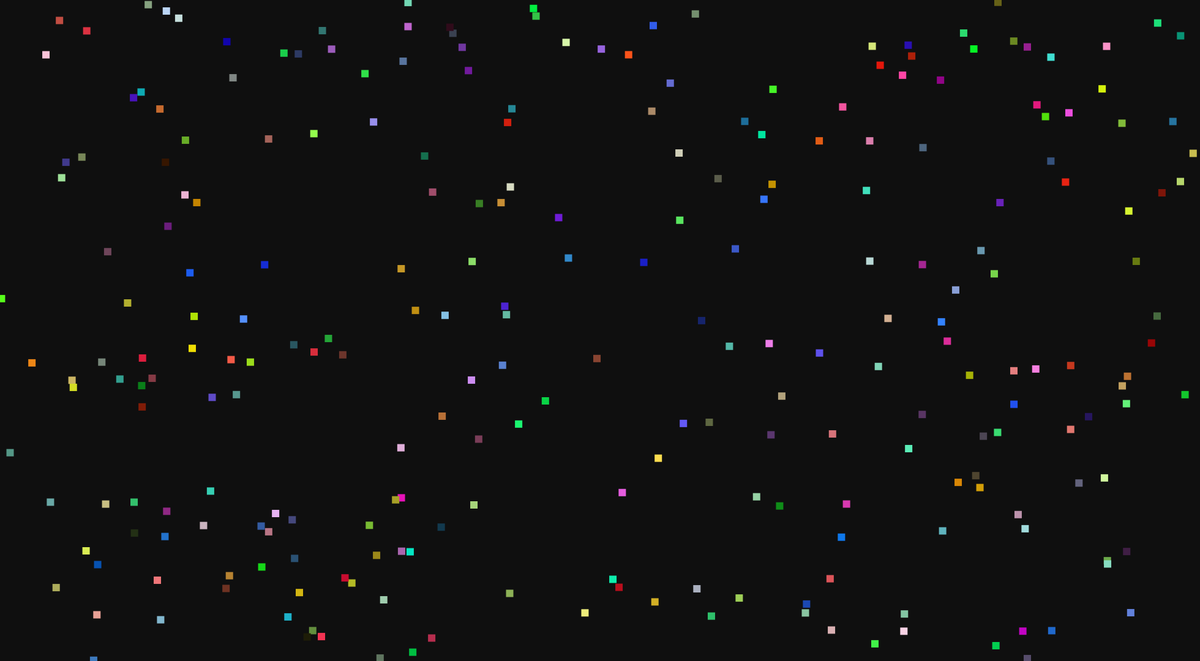
Frame 1 (no input)
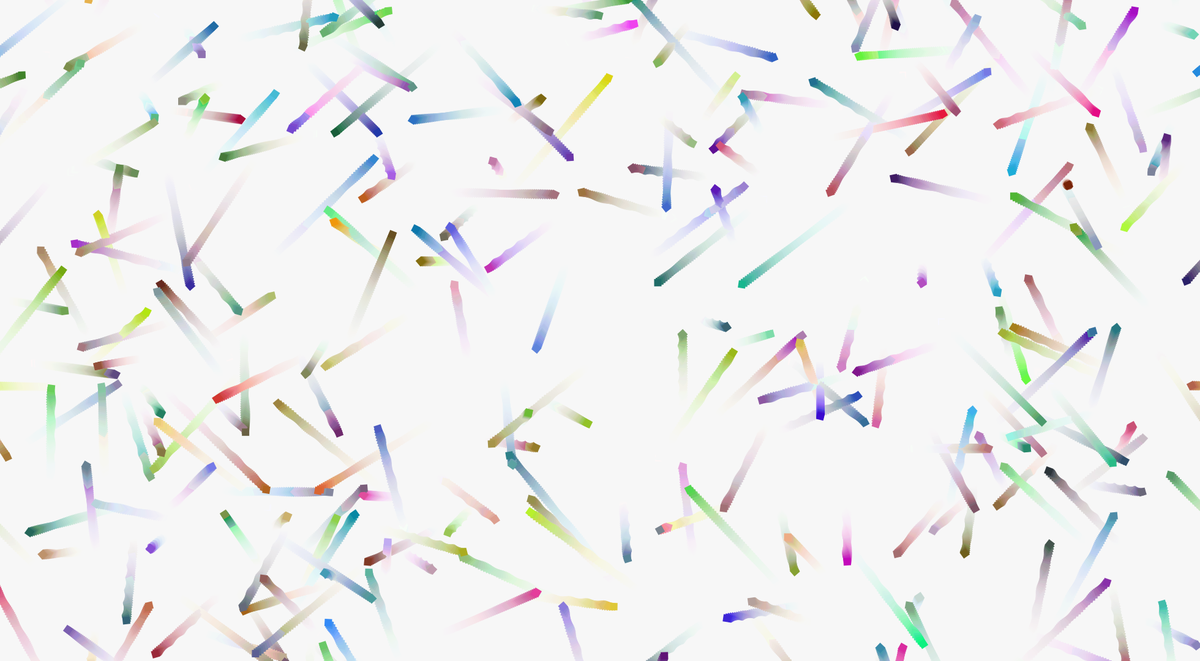
Frame 60 (the mouse pressed at the canvas centre just before this capture)
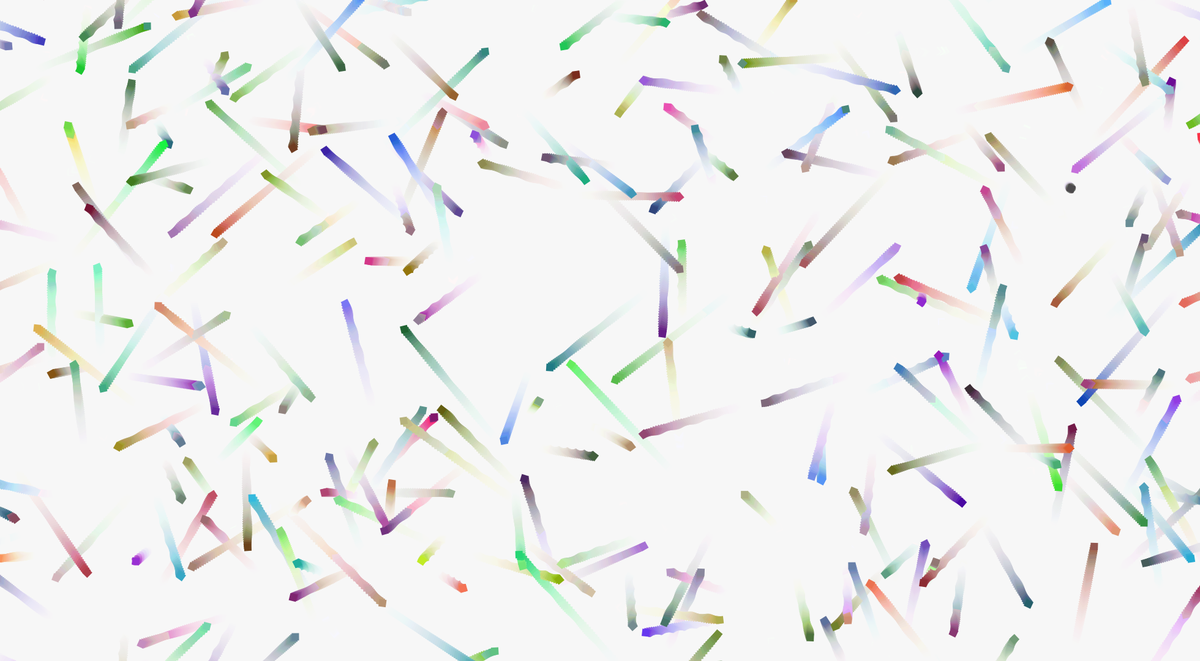
Frame 120 (the mouse held since frame 60 and released just before this capture)

The Processing sketch that drew these frames (run headless with seeded random() and noise(); from frame 60 on, the mouse is pressed at the canvas centre):

// Processing sketch: Boxez2_6
// ── Boxez2_6.pde
box box1 = new box(random(0, width), random(0, height), random(-4, 4), random(-4, 4), random(0, 255), random(0, 255), random(0, 255), random(-.2, .2));
box[] cuBe = new box[250]; // change it so 0 follows mouse, 1 follows 0, 2 -> 1, 3 -> 2, ... 2500 -> 2499

float sC = 3.5; // speed cap

boolean bounce = false; // bounce or warp from wall to wall

// float xd, yd; // x-destination, y-destination
float inc = 48; // speed towards destination
int r = 42;
int g = 160;
int b = 200;

boolean gravOn = false;

void setup() {
  size(1960, 1080);

  frameRate(120);

  // xd = width/2;
  // yd = height/2;

  for (int i = 0; i < cuBe.length; i++) {
    cuBe[i] = new box(random(0, width), random(0, height), random(-sC, sC), random(-sC, sC), random(0, 255), random(0, 255), random(0, 255), random(-.2, .2));
  }

  background(0);

  r = 255;
  g = 255;
  b = 255;
}

void draw() {
  fill(r, g, b, 15);
  rect(-2, -2, width+4, height+4);

  if (keyPressed && key == 'c') {
    r = (int) random(0, 256);
    g = (int) random(0, 256);
    b = (int) random(0, 256);
  }

  cuBe[0].xd = mouseX;
  cuBe[0].yd = mouseY;

  for (int i = 0; i < cuBe.length; i++) {
    if (i > 0) {
      cuBe[i].xd = cuBe[i-1].x;
      cuBe[i].yd = cuBe[i-1].y;
    }
    cuBe[i].display();
    cuBe[i].move();
    cuBe[i].gravitate();
  }
}

class box {
  float x, y, xs, ys, xd, yd;
  float r, g, b;
  float theta, thetaInc;
  int w;
  boolean grav = false;

  box(float xt, float yt, float xst, float yst, float rt, float gt, float bt, float thetaInct) {
    x = xt;
    xd = xt;
    y = yt;
    yd = yt;
    xs = xst;
    ys = yst;
    r = rt;
    g = gt;
    b = bt;
    theta = 0;
    thetaInc = thetaInct;

    w = 12;
  }

  void display() {
    pushMatrix();
    translate(x, y);
    rotate(theta);
    theta += thetaInc;
    noStroke();
    fill(r, g, b);
    r+=random(-10, 10);
    g+=random(-10, 10);
    b+=random(-10, 10);
    if (r > 255 || r < 0) {
      r = 122;
    }
    if (g > 255 || g < 0) {
      g = 122;
    }
    if (b > 255 || b < 0) {
      b = 122;
    }
    rect(-w/2, -w/2, w, w);
    popMatrix();
  }

  void move() {
    x += xs;
    y += ys;

    if (bounce) {
      if (x-w/2 <= 0) {
        xs*=-1;
        x = w/2+1;
      } else if (x+w/2 > width) {
        xs*=-1;
        x = width-w/2-1;
      }
      if (y-w/2 <=0) {
        ys*=-1;
        y = w/2+1;
      } else if (y+w/2 >= height) {
        ys*=-1;
        y = height-w/2-1;
      }
    } else {
      if (x-w*2 > width) {
        x = 0-w;
      }
      if (x+w*2 < 0) {
        x = width+w;
      }
      if (y-w*2 > height) {
        y = 0-w;
      }
      if (y+w*2 < 0) {
        y = height+w;
      }
    }
  }

  void gravitate() {
    // destination is center
    if (mousePressed) {
      grav = true;
    }

    if (gravOn) { // used to be 'grav', grav is now obsolete
      if (x >= xd) {
        x -= (dist(x, 0, xd, 0)/width)*inc;
      } else {
        x += (dist(x, 0, xd, 0)/width)*inc;
      }
      if (y >= yd) {
        y -= (dist(0, y, 0, yd)/height)*inc;
      } else {
        y += (dist(0, y, 0, yd)/height)*inc;
      }
      xs*=0.99;
      ys*=0.99;
      thetaInc*=0.99;
      // inc*=1.0001;
    }
  }
}

void mouseClicked() {
  if (gravOn == false) {
    gravOn = true;
  } else {
    gravOn = false;

    for (int i = 0; i < cuBe.length; i++) {
      cuBe[i] = new box(cuBe[i].x, cuBe[i].y, random(random(-sC*2, sC*2))*1.2, random(random(-sC*2, sC*2))*1.2, cuBe[i].r, cuBe[i].g, cuBe[i].b, random(-.2, .2));
    }
  }
}
